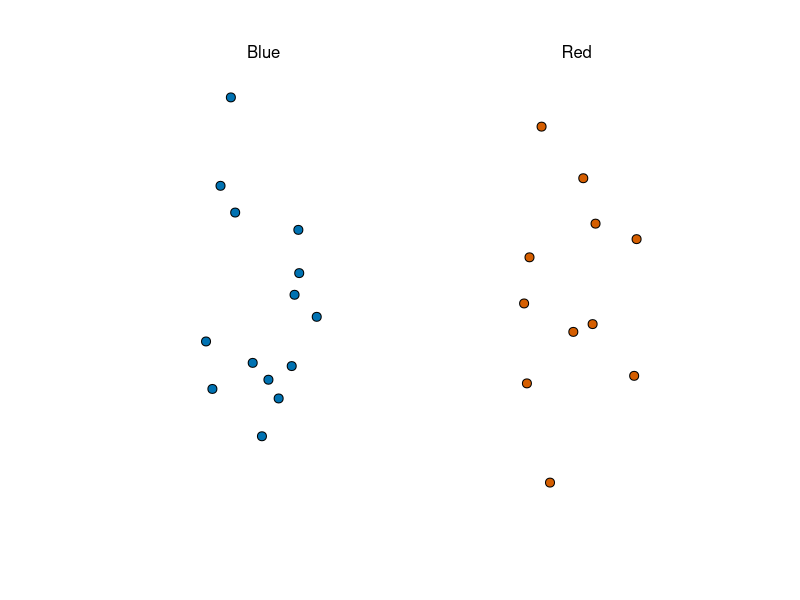

Recreate this plot in R. (Note: this script raises an error after producing the figure.)
## ---- chunk 1
library(tidyverse)
library(dslabs)
take_poll(25)
## ---- chunk 2
sqrt(p*(1 - p))/sqrt(1000)
#> [1] 0.0158
## ---- chunk 3
x_hat <- 0.48
se <- sqrt(x_hat*(1-x_hat)/25)
se
#> [1] 0.0999
## ---- chunk 4
pnorm(0.01/se) - pnorm(-0.01/se)
#> [1] 0.0797
## ---- chunk 5
1.96*se
#> [1] 0.196
## ---- chunk 6
B <- 10000
N <- 1000
x_hat <- replicate(B, {
  x <- sample(c(0,1), size = N, replace = TRUE, prob = c(1-p, p))
  mean(x)
})
## ---- chunk 7
p <- 0.45
N <- 1000

x <- sample(c(0, 1), size = N, replace = TRUE, prob = c(1 - p, p))
x_hat <- mean(x)
## ---- chunk 8
B <- 10000
x_hat <- replicate(B, {
  x <- sample(c(0, 1), size = N, replace = TRUE, prob = c(1 - p, p))
  mean(x)
})
## ---- chunk 9
mean(x_hat)
#> [1] 0.45
sd(x_hat)
#> [1] 0.0158
## ---- chunk 10
p <- 0.45
N <- 1000
## ---- chunk 11
x <- sample(c(0, 1), size = N, replace = TRUE, prob = c(1-p, p))
x_hat <- mean(x)
se_hat <- sqrt(x_hat * (1 - x_hat) / N)
c(x_hat - 1.96 * se_hat, x_hat + 1.96 * se_hat)
#> [1] 0.422 0.484
## ---- chunk 12
x <- sample(c(0,1), size=N, replace=TRUE, prob=c(1-p, p))
x_hat <- mean(x)
se_hat <- sqrt(x_hat * (1 - x_hat) / N)
c(x_hat - 1.96 * se_hat, x_hat + 1.96 * se_hat)
#> [1] 0.451 0.513
## ---- chunk 13
pnorm(1.96) - pnorm(-1.96)
#> [1] 0.95
## ---- chunk 14
z <- qnorm(0.995)
z
#> [1] 2.58
## ---- chunk 15
pnorm(z) - pnorm(-z)
#> [1] 0.99
## ---- chunk 16
qnorm(0.975)
#> [1] 1.96
## ---- chunk 17
N <- 1000
B <- 10000
inside <- replicate(B, {
  x <- sample(c(0,1), size = N, replace = TRUE, prob = c(1-p, p))
  x_hat <- mean(x)
  se_hat <- sqrt(x_hat * (1 - x_hat) / N)
  between(p, x_hat - 1.96 * se_hat, x_hat + 1.96 * se_hat)
})
mean(inside)
#> [1] 0.948
## ---- chunk 18
N <- 100
z <- sqrt(N)*0.02/0.5
1 - (pnorm(z) - pnorm(-z))
#> [1] 0.689
## ---- chunk 19
N <- 25
x_hat <- 0.48
(2 * x_hat - 1) + c(-1.96, 1.96) * 2 * sqrt(x_hat * (1 - x_hat) / N)
#> [1] -0.432  0.352
## ---- chunk 20
library(tidyverse)
library(dslabs)
mu <- 0.039
Ns <- c(1298, 533, 1342, 897, 774, 254, 812, 324, 1291, 1056, 2172, 516)
p <- (mu + 1) / 2

polls <- map_df(Ns, function(N) {
  x <- sample(c(0, 1), size = N, replace = TRUE, prob = c(1 - p, p))
  x_hat <- mean(x)
  se_hat <- sqrt(x_hat * (1 - x_hat) / N)
  list(estimate = 2 * x_hat - 1, 
    low = 2*(x_hat - 1.96*se_hat) - 1, 
    high = 2*(x_hat + 1.96*se_hat) - 1,
    sample_size = N)
}) |> mutate(poll = seq_along(Ns))
## ---- chunk 21
sum(polls$sample_size)
#> [1] 11269
## ---- chunk 22
mu_hat <- polls |> 
  summarize(avg = sum(estimate*sample_size) / sum(sample_size)) |> 
  pull(avg)
## ---- chunk 23
library(dslabs)
polls <- polls_us_election_2016 |> 
  filter(state == "U.S." & enddate >= "2016-10-31" &
           (grade %in% c("A+","A","A-","B+") | is.na(grade)))
## ---- chunk 24
polls <- polls |> 
  mutate(spread = rawpoll_clinton/100 - rawpoll_trump/100)
## ---- chunk 25
mu_hat <- polls |> 
  summarize(mu_hat = sum(spread * samplesize) / sum(samplesize)) |> 
  pull(mu_hat)
## ---- chunk 26
p_hat <- (mu_hat + 1)/2 
moe <- 1.96 * 2 * sqrt(p_hat * (1 - p_hat) / sum(polls$samplesize))
moe
#> [1] 0.00662
## ---- chunk 27
polls |> ggplot(aes(spread)) + geom_histogram(color = "black", binwidth = .01)
## ---- chunk 28
polls |> group_by(pollster) |> summarize(n())
#> # A tibble: 15 × 2
#>   pollster                                                   `n()`
#>   <fct>                                                      <int>
#> 1 ABC News/Washington Post                                       7
#> 2 Angus Reid Global                                              1
#> 3 CBS News/New York Times                                        2
#> 4 Fox News/Anderson Robbins Research/Shaw & Company Research     2
#> 5 IBD/TIPP                                                       8
#> # ℹ 10 more rows
## ---- chunk 29
polls |> group_by(pollster) |> 
  filter(n() >= 6) |>
  summarize(se = 2 * sqrt(p_hat * (1 - p_hat) / median(samplesize)))
#> # A tibble: 5 × 2
#>   pollster                     se
#>   <fct>                     <dbl>
#> 1 ABC News/Washington Post 0.0265
#> 2 IBD/TIPP                 0.0333
#> 3 Ipsos                    0.0225
#> 4 The Times-Picayune/Lucid 0.0196
#> 5 USC Dornsife/LA Times    0.0183
## ---- chunk 30
one_poll_per_pollster <- polls |> group_by(pollster) |> 
  filter(enddate == max(enddate)) |>
  ungroup()
## ---- chunk 31
qplot(spread, data = one_poll_per_pollster, binwidth = 0.01)
#> Warning: `qplot()` was deprecated in ggplot2 3.4.0.
## ---- chunk 32
sd(one_poll_per_pollster$spread)
#> [1] 0.0242
## ---- chunk 33
results <- one_poll_per_pollster |> 
  summarize(avg = mean(spread), 
            se = sd(spread) / sqrt(length(spread))) |> 
  mutate(start = avg - 1.96 * se, 
         end = avg + 1.96 * se) 
round(results * 100, 1)
#>   avg  se start end
#> 1 2.9 0.6   1.7 4.1
## ---- chunk 34
one_poll_per_pollster |>
  ggplot(aes(sample = spread)) + stat_qq()
## ---- chunk 35
z <- qt(0.975,  nrow(one_poll_per_pollster) - 1)
one_poll_per_pollster |> 
  summarize(avg = mean(spread), moe = z*sd(spread)/sqrt(length(spread))) |> 
  mutate(start = avg - moe, end = avg + moe) 
#> # A tibble: 1 × 4
#>      avg    moe  start    end
#>    <dbl>  <dbl>  <dbl>  <dbl>
#> 1 0.0290 0.0134 0.0156 0.0424
## ---- chunk 36
qt(0.975, 14)
#> [1] 2.14
## ---- chunk 37
qnorm(0.975)
#> [1] 1.96
## ---- chunk 38
polls_us_election_2016 |>
  filter(state == "Wisconsin" &
           enddate >= "2016-10-31" & 
           (grade %in% c("A+", "A", "A-", "B+") | is.na(grade))) |>
  mutate(spread = rawpoll_clinton/100 - rawpoll_trump/100) |>
  mutate(state = as.character(state)) |>
  left_join(results_us_election_2016, by = "state") |>
  mutate(actual = clinton/100 - trump/100) |>
  summarize(actual = first(actual), avg = mean(spread), 
            sd = sd(spread), n = n()) |>
  select(actual, avg, sd, n)
#>   actual    avg     sd n
#> 1 -0.007 0.0711 0.0104 6
## ---- chunk 39
prev <- 0.00025
N <- 100000
outcome <- sample(c("Disease","Healthy"), N, replace = TRUE, 
                  prob = c(prev, 1 - prev))
## ---- chunk 40
N_D <- sum(outcome == "Disease")
N_D
#> [1] 23
N_H <- sum(outcome == "Healthy")
N_H
#> [1] 99977
## ---- chunk 41
accuracy <- 0.99
test <- vector("character", N)
test[outcome == "Disease"]  <- sample(c("+", "-"), N_D, replace = TRUE, 
                                    prob = c(accuracy, 1 - accuracy))
test[outcome == "Healthy"]  <- sample(c("-", "+"), N_H, replace = TRUE, 
                                    prob = c(accuracy, 1 - accuracy))
## ---- chunk 42
table(outcome, test)
#>          test
#> outcome       -     +
#>   Disease     0    23
#>   Healthy 99012   965
## ---- chunk 43
theta <- 0
tau <- 0.035
sigma <- results$se
x_bar <- results$avg
B <- sigma^2 / (sigma^2 + tau^2)

posterior_mean <- B*theta + (1 - B)*x_bar
posterior_se <- sqrt(1/(1/sigma^2 + 1/tau^2))

posterior_mean
#> [1] 0.0281
posterior_se
#> [1] 0.00615
## ---- chunk 44
posterior_mean + c(-1, 1) * qnorm(0.975) * posterior_se
#> [1] 0.0160 0.0401
## ---- chunk 45
1 - pnorm(0, posterior_mean, posterior_se)
#> [1] 1
## ---- chunk 46
set.seed(3)
J <- 6
N <- 2000
mu <- .021
p <- (mu + 1)/2
X <- rnorm(J, mu, 2 * sqrt(p * (1 - p) / N))
## ---- chunk 47
I <- 5
J <- 6
N <- 2000
X <- sapply(1:I, function(i){
  rnorm(J, mu, 2 * sqrt(p * (1 - p) / N))
})
## ---- chunk 48
I <- 5
J <- 6
N <- 2000
mu <- .021
p <- (mu + 1) / 2
h <- rnorm(I, 0, 0.025)
X <- sapply(1:I, function(i){
  mu + h[i] + rnorm(J, 0, 2 * sqrt(p * (1 - p) / N))
})
## ---- chunk 49
polls <- polls_us_election_2016 |> 
  filter(state == "U.S." & enddate >= "2016-10-31" &
           (grade %in% c("A+","A","A-","B+") | is.na(grade))) |> 
  mutate(spread = rawpoll_clinton/100 - rawpoll_trump/100)

one_poll_per_pollster <- polls |> group_by(pollster) |> 
  filter(enddate == max(enddate)) |>
  ungroup()
## ---- chunk 50
x_bar <- mean(one_poll_per_pollster$spread)
## ---- chunk 51
s2 <- with(one_poll_per_pollster, sd(spread)^2 / length(spread))
## ---- chunk 52
sigma_b <- 0.025
se <- sqrt(s2 + sigma_b^2)
## ---- chunk 53
mu <- 0
tau <- 0.035
B <- se^2 / (se^2 + tau^2)
posterior_mean <- B*mu + (1-B)*x_bar
posterior_se <- sqrt( 1/ (1/se^2 + 1/tau^2))

1 - pnorm(0, posterior_mean, posterior_se)
#> [1] 0.817
## ---- chunk 54
results_us_election_2016 |> top_n(5, electoral_votes)
#>          state electoral_votes clinton trump others
#> 1   California              55    61.7  31.6    6.7
#> 2        Texas              38    43.2  52.2    4.5
#> 3      Florida              29    47.8  49.0    3.2
#> 4     New York              29    59.0  36.5    4.5
#> 5     Illinois              20    55.8  38.8    5.4
#> 6 Pennsylvania              20    47.9  48.6    3.6
## ---- chunk 55
results <- polls_us_election_2016 |>
  filter(state!="U.S." & 
           !grepl("CD", state) & 
           enddate >="2016-10-31" & 
           (grade %in% c("A+","A","A-","B+") | is.na(grade))) |>
  mutate(spread = rawpoll_clinton/100 - rawpoll_trump/100) |>
  group_by(state) |>
  summarize(avg = mean(spread), sd = sd(spread), n = n()) |>
  mutate(state = as.character(state))
## ---- chunk 56
results |> arrange(abs(avg))
#> # A tibble: 47 × 4
#>   state               avg     sd     n
#>   <chr>             <dbl>  <dbl> <int>
#> 1 Florida         0.00356 0.0163     7
#> 2 North Carolina -0.0073  0.0306     9
#> 3 Ohio           -0.0104  0.0252     6
#> 4 Nevada          0.0169  0.0441     7
#> 5 Iowa           -0.0197  0.0437     3
#> # ℹ 42 more rows
## ---- chunk 57
results <- left_join(results, results_us_election_2016, by = "state")
## ---- chunk 58
results_us_election_2016 |> filter(!state %in% results$state) |> 
  pull(state)
#> [1] "Rhode Island"         "Alaska"               "Wyoming"             
#> [4] "District of Columbia"
## ---- chunk 59
results <- results |>
  mutate(sd = ifelse(is.na(sd), median(results$sd, na.rm = TRUE), sd))
## ---- chunk 60
mu <- 0
tau <- 0.02
results |> mutate(sigma = sd/sqrt(n), 
                   B = sigma^2 / (sigma^2 + tau^2),
                   posterior_mean = B * mu + (1 - B) * avg,
                   posterior_se = sqrt(1/ (1/sigma^2 + 1/tau^2)))
#> # A tibble: 47 × 12
#>   state          avg       sd     n electoral_votes clinton trump others
#>   <chr>        <dbl>    <dbl> <int>           <int>   <dbl> <dbl>  <dbl>
#> 1 Alabama    -0.149  0.0253       3               9    34.4  62.1    3.6
#> 2 Arizona    -0.0326 0.0270       9              11    45.1  48.7    6.2
#> 3 Arkansas   -0.151  0.000990     2               6    33.7  60.6    5.8
#> 4 California  0.260  0.0387       5              55    61.7  31.6    6.7
#> 5 Colorado    0.0452 0.0295       7               9    48.2  43.3    8.6
#> # ℹ 42 more rows
#> # ℹ 4 more variables: sigma <dbl>, B <dbl>, posterior_mean <dbl>,
#> #   posterior_se <dbl>
## ---- chunk 61
B <- 10000
mu <- 0
tau <- 0.02
clinton_EV <- replicate(B, {
  results |> mutate(sigma = sd/sqrt(n), 
                   B = sigma^2 / (sigma^2 + tau^2),
                   posterior_mean = B * mu + (1 - B) * avg,
                   posterior_se = sqrt(1 / (1/sigma^2 + 1/tau^2)),
                   result = rnorm(length(posterior_mean), 
                                  posterior_mean, posterior_se),
                   clinton = ifelse(result > 0, electoral_votes, 0)) |> 
    summarize(clinton = sum(clinton)) |> 
    pull(clinton) + 7
})

mean(clinton_EV > 269)
#> [1] 0.998
## ---- chunk 62
tau <- 0.02
bias_sd <- 0.03
clinton_EV_2 <- replicate(1000, {
  results |> mutate(sigma = sqrt(sd^2/n  + bias_sd^2),  
                   B = sigma^2 / (sigma^2 + tau^2),
                   posterior_mean = B*mu + (1-B)*avg,
                   posterior_se = sqrt( 1/ (1/sigma^2 + 1/tau^2)),
                   result = rnorm(length(posterior_mean), 
                                  posterior_mean, posterior_se),
                   clinton = ifelse(result>0, electoral_votes, 0)) |> 
    summarize(clinton = sum(clinton) + 7) |> 
    pull(clinton)
})
mean(clinton_EV_2 > 269)
#> [1] 0.848
## ---- chunk 63
one_pollster <- polls_us_election_2016 |> 
  filter(pollster == "Ipsos" & state == "U.S.") |> 
  mutate(spread = rawpoll_clinton/100 - rawpoll_trump/100)
## ---- chunk 64
se <- one_pollster |> 
  summarize(empirical = sd(spread), 
            theoretical = 2 * sqrt(mean(spread) * (1 - mean(spread)) /
                                     min(samplesize)))
se
#>   empirical theoretical
#> 1    0.0403      0.0326
